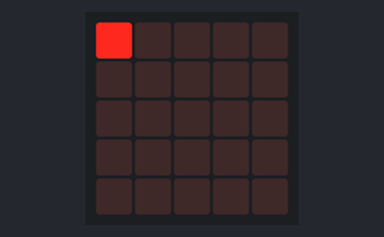
This program was run on a simulated BBC micro:bit (MakeCode). Shown: the board's 5×5 LED display.

Above: at 0.05 s.
At 0.75 s:
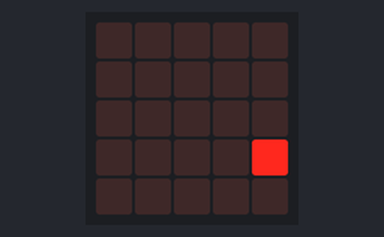
At 1.15 s:
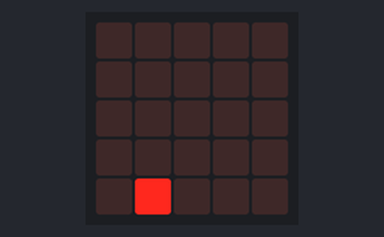
At 1.56 s:
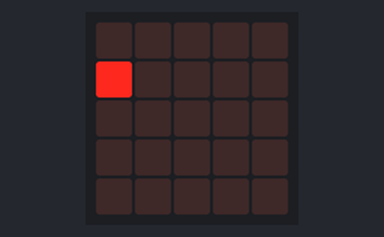
At 1.97 s:
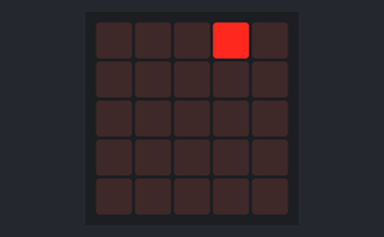

Measured:
- by itself, everything shown: repeats every 1.6 s, in 16 steps

The program:

main.ts
```typescript
let Y = 0
let X = 0
basic.forever(function () {
    Y = 0
    for (let X = 0; X <= 3; X++) {
        led.plot(X, 0)
        basic.pause(100)
        led.toggle(X, 0)
    }
    X = 4
    for (let Y = 0; Y <= 3; Y++) {
        led.plot(4, Y)
        basic.pause(100)
        led.toggle(4, Y)
    }
    for (let X = 0; X <= 3; X++) {
        led.plot(4 - X, 4)
        basic.pause(100)
        led.toggle(4 - X, 4)
    }
    X = 0
    for (let Y = 0; Y <= 3; Y++) {
        led.plot(0, 4 - Y)
        basic.pause(100)
        led.toggle(0, 4 - Y)
    }
})
```

test.ts
```typescript
// テストはここに来ます。このパッケージが拡張機能として使用されるときにはコンパイルされません。
```
